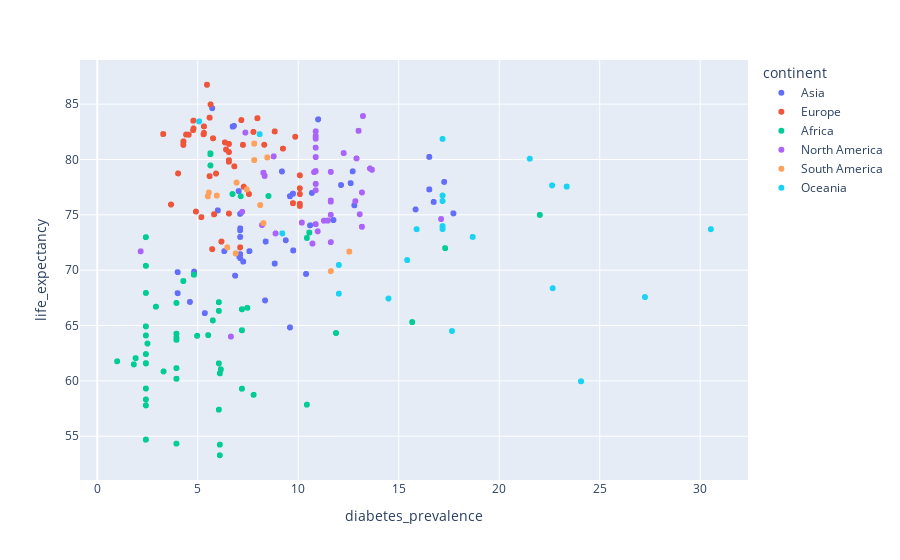

Write notebook code for a chart like this one.
### Code cell
fig = px.scatter(df, x="diabetes_prevalence", y="life_expectancy", color="continent")
fig.show()

### Figure 1 — Plotly figure (JSON) as saved in the notebook; plotly's stock layout.template omitted (floating-point values rounded to 4 significant figures; data arrays with more than 128 entries replaced by an {"elided": "..."} marker saying what was removed)
{"data": [{"hovertemplate": "continent=Asia<br>diabetes_prevalence=%{x}<br>life_expectancy=%{y}<extra></extra>", "legendgroup": "Asia", "marker": {"color": "#636efa", "symbol": "circle"}, "mode": "markers", "name": "Asia", "showlegend": true, "type": "scattergl", "x": {"elided": "9027 float values"}, "xaxis": "x", "y": {"elided": "9027 float values"}, "yaxis": "y"}, {"hovertemplate": "continent=Europe<br>diabetes_prevalence=%{x}<br>life_expectancy=%{y}<extra></extra>", "legendgroup": "Europe", "marker": {"color": "#EF553B", "symbol": "circle"}, "mode": "markers", "name": "Europe", "showlegend": true, "type": "scattergl", "x": {"elided": "10345 float values"}, "xaxis": "x", "y": {"elided": "10345 float values"}, "yaxis": "y"}, {"hovertemplate": "continent=Africa<br>diabetes_prevalence=%{x}<br>life_expectancy=%{y}<extra></extra>", "legendgroup": "Africa", "marker": {"color": "#00cc96", "symbol": "circle"}, "mode": "markers", "name": "Africa", "showlegend": true, "type": "scattergl", "x": {"elided": "11259 float values"}, "xaxis": "x", "y": {"elided": "11259 float values"}, "yaxis": "y"}, {"hovertemplate": "continent=North America<br>diabetes_prevalence=%{x}<br>life_expectancy=%{y}<extra></extra>", "legendgroup": "North America", "marker": {"color": "#ab63fa", "symbol": "circle"}, "mode": "markers", "name": "North America", "showlegend": true, "type": "scattergl", "x": {"elided": "8184 float values"}, "xaxis": "x", "y": {"elided": "8184 float values"}, "yaxis": "y"}, {"hovertemplate": "continent=South America<br>diabetes_prevalence=%{x}<br>life_expectancy=%{y}<extra></extra>", "legendgroup": "South America", "marker": {"color": "#FFA15A", "symbol": "circle"}, "mode": "markers", "name": "South America", "showlegend": true, "type": "scattergl", "x": {"elided": "2818 float values"}, "xaxis": "x", "y": {"elided": "2818 float values"}, "yaxis": "y"}, {"hovertemplate": "continent=Oceania<br>diabetes_prevalence=%{x}<br>life_expectancy=%{y}<extra></extra>", "legendgroup": "Oceania", "marker": {"color": "#19d3f3", "symbol": "circle"}, "mode": "markers", "name": "Oceania", "showlegend": true, "type": "scattergl", "x": {"elided": "3222 float values"}, "xaxis": "x", "y": {"elided": "3222 float values"}, "yaxis": "y"}], "layout": {"legend": {"title": {"text": "continent"}, "tracegroupgap": 0}, "margin": {"t": 60}, "xaxis": {"anchor": "y", "domain": [0, 1], "title": {"text": "diabetes_prevalence"}}, "yaxis": {"anchor": "x", "domain": [0, 1], "title": {"text": "life_expectancy"}}}}
